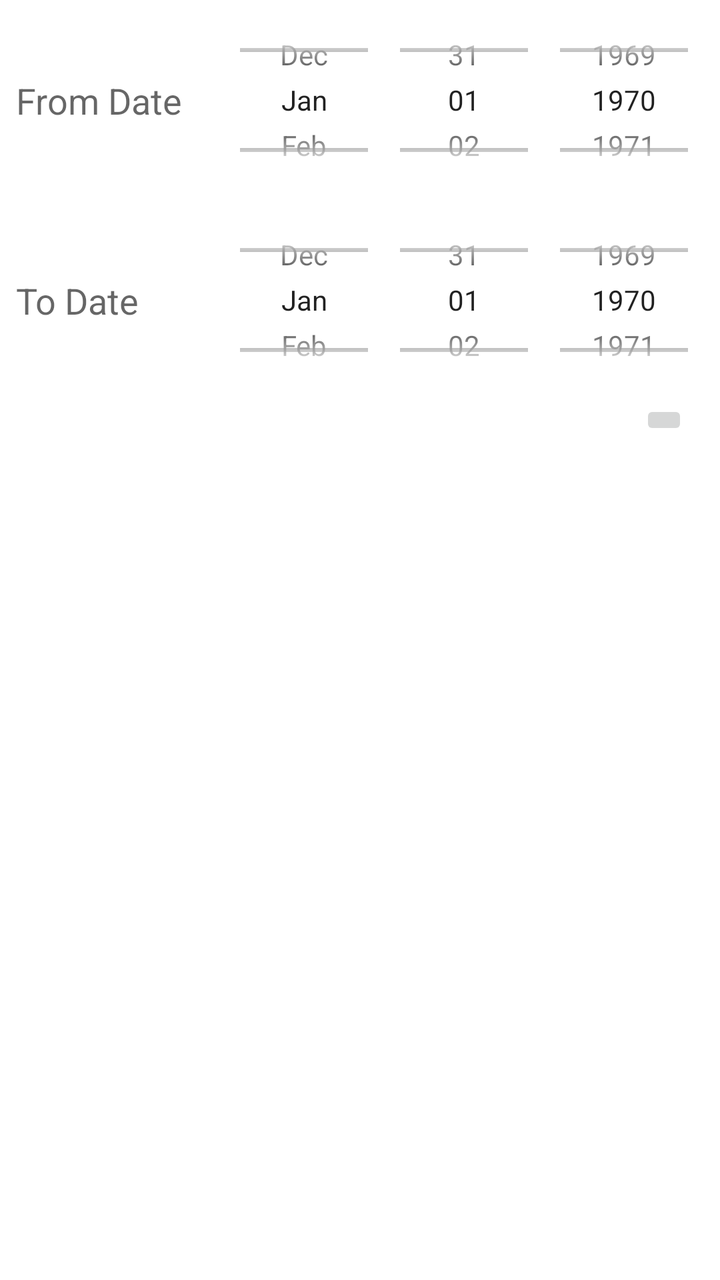
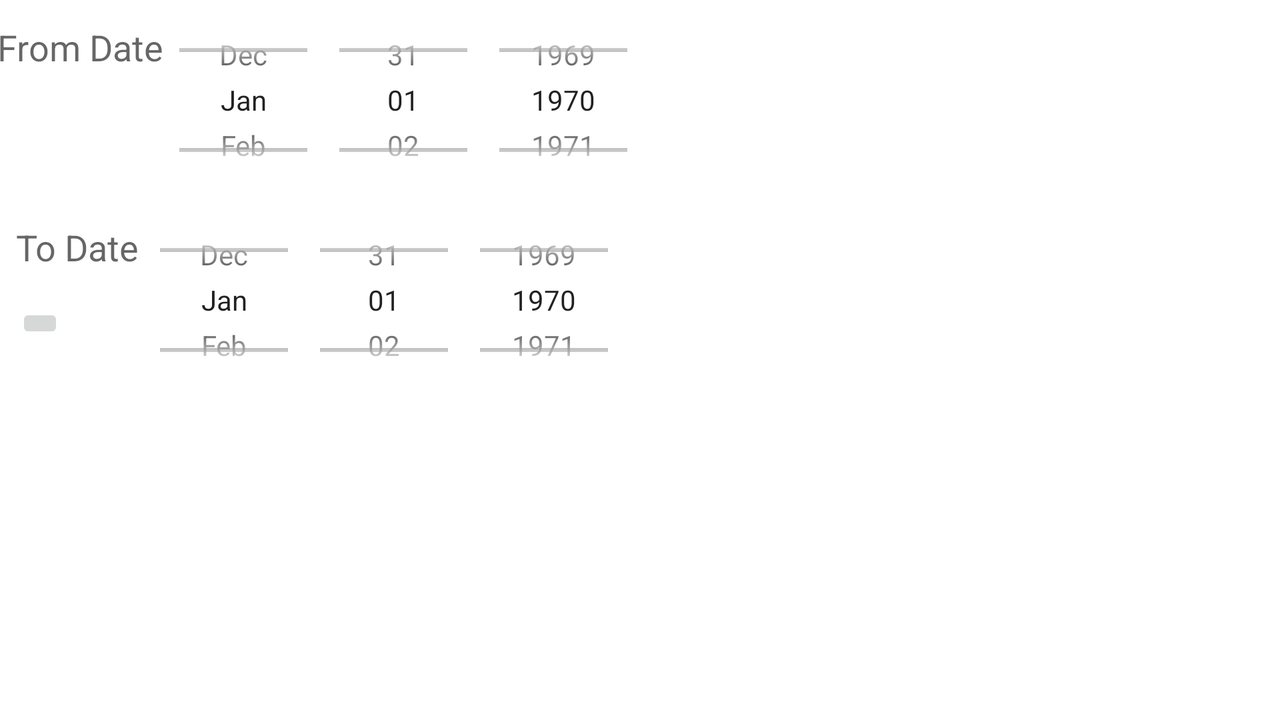

Two renders of one Android screen. The first uses the default layout on a phone; the second uses the alternative layout the repository ships for a different screen configuration, on a matching device. The two XML files are below.
<!-- AndroidManifest.xml: application theme Theme.DietAppProject -->
<!-- res/layout/fragment_meal_history.xml -->
<?xml version="1.0" encoding="utf-8"?>
<androidx.constraintlayout.widget.ConstraintLayout xmlns:android="http://schemas.android.com/apk/res/android"
    xmlns:app="http://schemas.android.com/apk/res-auto"
    xmlns:tools="http://schemas.android.com/tools"
    android:layout_width="match_parent"
    android:layout_height="match_parent"
    tools:context=".mealtab.MealHistoryFragment"
    android:focusableInTouchMode="true">

    <DatePicker
        android:id="@+id/datepicker_meal_history_from"
        android:layout_width="wrap_content"
        android:layout_height="100dp"
        android:calendarViewShown="false"
        android:datePickerMode="spinner"
        android:hint="Date of birth"
        android:inputType="date"
        app:layout_constraintEnd_toEndOf="parent"
        app:layout_constraintHorizontal_bias="0.5"
        app:layout_constraintStart_toEndOf="@+id/textview_meal_history_from"
        app:layout_constraintTop_toTopOf="parent" />

    <DatePicker
        android:id="@+id/datepicker_meal_history_to"
        android:layout_width="wrap_content"
        android:layout_height="100dp"
        android:calendarViewShown="false"
        android:datePickerMode="spinner"
        android:hint="Date of birth"
        android:inputType="date"
        app:layout_constraintEnd_toEndOf="parent"
        app:layout_constraintHorizontal_bias="0.5"
        app:layout_constraintStart_toEndOf="@+id/textview_meal_history_to"
        app:layout_constraintTop_toBottomOf="@+id/datepicker_meal_history_from" />

    <TextView
        android:id="@+id/textview_meal_history_from"
        android:layout_width="wrap_content"
        android:layout_height="wrap_content"
        android:layout_marginStart="8dp"
        android:text="From Date"
        android:textAppearance="@style/TextAppearance.AppCompat.Medium"
        app:layout_constraintBottom_toBottomOf="@+id/datepicker_meal_history_from"
        app:layout_constraintEnd_toStartOf="@+id/datepicker_meal_history_from"
        app:layout_constraintHorizontal_bias="0.5"
        app:layout_constraintHorizontal_chainStyle="spread_inside"
        app:layout_constraintStart_toStartOf="parent"
        app:layout_constraintTop_toTopOf="@+id/datepicker_meal_history_from" />

    <TextView
        android:id="@+id/textview_meal_history_to"
        android:layout_width="wrap_content"
        android:layout_height="wrap_content"
        android:layout_marginStart="8dp"
        android:text="To Date"
        android:textAppearance="@style/TextAppearance.AppCompat.Medium"
        app:layout_constraintBottom_toBottomOf="@+id/datepicker_meal_history_to"
        app:layout_constraintEnd_toStartOf="@+id/datepicker_meal_history_to"
        app:layout_constraintHorizontal_bias="0.5"
        app:layout_constraintHorizontal_chainStyle="spread_inside"
        app:layout_constraintStart_toStartOf="parent"
        app:layout_constraintTop_toTopOf="@+id/datepicker_meal_history_to" />

    <ImageButton
        android:id="@+id/button_meal_history_search"
        android:layout_width="wrap_content"
        android:layout_height="wrap_content"
        android:layout_marginEnd="16dp"
        android:src="@drawable/ic_search"
        android:text="Button"
        app:layout_constraintEnd_toEndOf="parent"
        app:layout_constraintTop_toBottomOf="@+id/datepicker_meal_history_to" />

    <androidx.coordinatorlayout.widget.CoordinatorLayout

        android:id="@+id/coordinatorLayout"
        android:layout_width="match_parent"
        android:layout_height="0dp"
        android:layout_marginTop="8dp"
        android:orientation="vertical"
        app:layout_constraintBottom_toBottomOf="parent"
        app:layout_constraintEnd_toEndOf="parent"
        app:layout_constraintStart_toStartOf="parent"
        app:layout_constraintTop_toBottomOf="@+id/button_meal_history_search">

        <androidx.recyclerview.widget.RecyclerView
            android:id="@+id/recycler_view_meal_history"
            android:layout_width="match_parent"
            android:layout_height="match_parent" />

    </androidx.coordinatorlayout.widget.CoordinatorLayout>


</androidx.constraintlayout.widget.ConstraintLayout>
<!-- resources referenced by this layout -->
<resources>
  <style name="Theme.DietAppProject" parent="Theme.MaterialComponents.DayNight.DarkActionBar">
          
          <item name="colorPrimary">@color/primaryColor</item>
          <item name="colorPrimaryVariant">@color/primaryLightColor</item>
          <item name="colorOnPrimary">@color/black</item>
          
          <item name="colorSecondary">@color/secondaryColor</item>
          <item name="colorSecondaryVariant">@color/secondaryLightColor</item>
          <item name="colorOnSecondary">@color/secondaryTextColor</item>
          
          <item name="android:statusBarColor" tools:targetApi="l">?attr/colorPrimaryVariant</item>
          
      </style>
  <color name="primaryColor">#f48fb1</color>
  <color name="primaryLightColor">#ffc1e3</color>
  <color name="black">#FF000000</color>
  <color name="secondaryColor">#bbdefb</color>
  <color name="secondaryLightColor">#eeffff</color>
  <color name="secondaryTextColor">#000000</color>
</resources>
<!-- res/layout-land/fragment_meal_history.xml (the repository's variant of the layout above) -->
<!-- drawn on the phone turned sideways -->
<?xml version="1.0" encoding="utf-8"?>
<androidx.constraintlayout.widget.ConstraintLayout xmlns:android="http://schemas.android.com/apk/res/android"
    xmlns:app="http://schemas.android.com/apk/res-auto"
    xmlns:tools="http://schemas.android.com/tools"
    android:layout_width="match_parent"
    android:layout_height="match_parent"
    android:focusableInTouchMode="true"
    tools:context=".mealtab.MealHistoryFragment">

    <DatePicker
        android:id="@+id/datepicker_meal_history_from"
        android:layout_width="wrap_content"
        android:layout_height="100dp"
        android:calendarViewShown="false"
        android:datePickerMode="spinner"
        android:hint="Date of birth"
        android:inputType="date"
        app:layout_constraintEnd_toEndOf="@+id/guideline_meal_history_middle"
        app:layout_constraintHorizontal_bias="0.5"
        app:layout_constraintStart_toEndOf="@+id/textview_meal_history_from"
        app:layout_constraintTop_toTopOf="parent" />

    <DatePicker
        android:id="@+id/datepicker_meal_history_to"
        android:layout_width="wrap_content"
        android:layout_height="100dp"
        android:calendarViewShown="false"
        android:datePickerMode="spinner"
        android:hint="Date of birth"
        android:inputType="date"
        app:layout_constraintEnd_toEndOf="@+id/guideline_meal_history_middle"
        app:layout_constraintHorizontal_bias="0.5"
        app:layout_constraintStart_toEndOf="@+id/textview_meal_history_to"
        app:layout_constraintTop_toBottomOf="@+id/datepicker_meal_history_from" />

    <TextView
        android:id="@+id/textview_meal_history_from"
        android:layout_width="wrap_content"
        android:layout_height="wrap_content"
        android:layout_marginStart="8dp"
        android:text="From Date"
        android:textAppearance="@style/TextAppearance.AppCompat.Medium"
        app:layout_constraintBottom_toBottomOf="@+id/datepicker_meal_history_from"
        app:layout_constraintEnd_toStartOf="@+id/datepicker_meal_history_from"
        app:layout_constraintHorizontal_bias="0.5"
        app:layout_constraintHorizontal_chainStyle="spread_inside"
        app:layout_constraintStart_toStartOf="parent"
        app:layout_constraintTop_toTopOf="@+id/datepicker_meal_history_from"
        app:layout_constraintVertical_bias="0.15" />

    <TextView
        android:id="@+id/textview_meal_history_to"
        android:layout_width="wrap_content"
        android:layout_height="wrap_content"
        android:layout_marginStart="8dp"
        android:text="To Date"
        android:textAppearance="@style/TextAppearance.AppCompat.Medium"
        app:layout_constraintBottom_toBottomOf="@+id/datepicker_meal_history_to"
        app:layout_constraintEnd_toStartOf="@+id/datepicker_meal_history_to"
        app:layout_constraintHorizontal_bias="0.5"
        app:layout_constraintHorizontal_chainStyle="spread_inside"
        app:layout_constraintStart_toStartOf="parent"
        app:layout_constraintTop_toTopOf="@+id/datepicker_meal_history_to"
        app:layout_constraintVertical_bias="0.15" />

    <ImageButton
        android:id="@+id/button_meal_history_search"
        android:layout_width="wrap_content"
        android:layout_height="wrap_content"
        android:layout_marginStart="8dp"
        android:layout_marginTop="16dp"
        android:src="@drawable/ic_search"
        android:text="Button"
        app:layout_constraintEnd_toStartOf="@+id/datepicker_meal_history_to"
        app:layout_constraintHorizontal_bias="0.0"
        app:layout_constraintStart_toStartOf="parent"
        app:layout_constraintTop_toBottomOf="@+id/textview_meal_history_to" />

    <androidx.coordinatorlayout.widget.CoordinatorLayout

        android:id="@+id/coordinatorLayout"
        android:layout_width="0dp"
        android:layout_height="match_parent"
        android:orientation="vertical"
        app:layout_constraintBottom_toBottomOf="parent"
        app:layout_constraintEnd_toEndOf="parent"
        app:layout_constraintStart_toStartOf="@+id/guideline_meal_history_middle"
        app:layout_constraintTop_toBottomOf="parent">

        <androidx.recyclerview.widget.RecyclerView
            android:id="@+id/recycler_view_meal_history"
            android:layout_width="match_parent"
            android:layout_height="match_parent" />

    </androidx.coordinatorlayout.widget.CoordinatorLayout>

    <androidx.constraintlayout.widget.Guideline
        android:id="@+id/guideline_meal_history_middle"
        android:layout_width="wrap_content"
        android:layout_height="wrap_content"
        android:orientation="vertical"
        app:layout_constraintGuide_percent="0.5" />


</androidx.constraintlayout.widget.ConstraintLayout>
